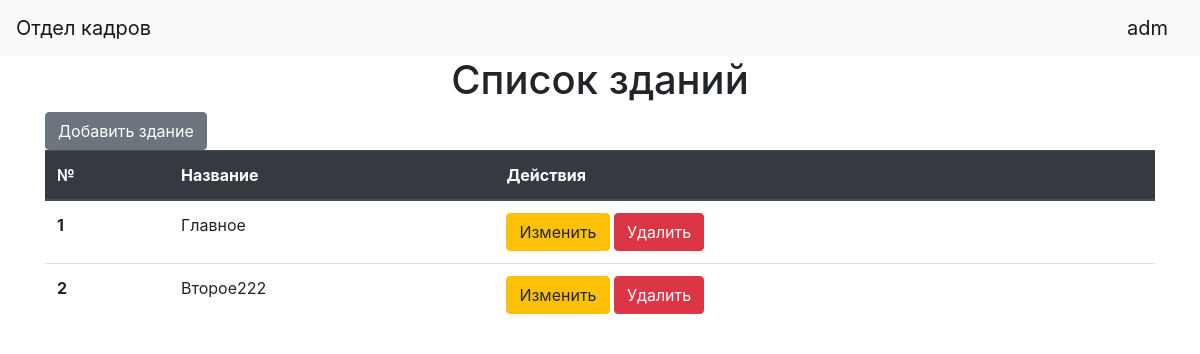
/buildings (signed in), run on the app's committed database.
### data/users.py (models this page shows, shortened)
class User(SqlAlchemyBase, UserMixin):
    __tablename__ = 'users'
    id = sqlalchemy.Column(sqlalchemy.Integer, primary_key=True, autoincrement=True)
    login = sqlalchemy.Column(sqlalchemy.String, nullable=True)
    hashed_password = sqlalchemy.Column(sqlalchemy.String, nullable=True)
    is_admin = sqlalchemy.Column(sqlalchemy.Boolean, nullable=False)

### data/buildings.py (models this page shows)
class Building(SqlAlchemyBase):
    __tablename__ = 'buildings'
    id = sqlalchemy.Column(sqlalchemy.Integer, primary_key=True, autoincrement=True)
    name = sqlalchemy.Column(sqlalchemy.String, nullable=False, unique=True)
    departments = orm.relation('Department', back_populates='building')

### main.py (the view)
    @app.route('/buildings')
    @login_required
    def buildings():
        session = db_session.create_session()
        buildings = session.query(Building).all()
        return render_template("buildings.html", title='Список зданий', buildings=buildings)

### data/db_session.py (called while the page is built)
def create_session() -> Session:
    global __factory
    return __factory()

### templates/buildings.html
{% extends "base.html" %}
{% block content %}
    <h1 align="center">{{ title }}</h1>
    <a href="building_edit" class="btn btn-secondary">Добавить здание</a>
    <table class="table">
          <thead class="thead-dark">
            <tr>
              <th scope="col">№</th>
              <th scope="col">Название</th>
              <th scope="col">Действия</th>
            </tr>
          </thead>
          <tbody>
          {% for item in buildings%}
            <tr>
              <th scope="row">{{ loop.index }}</th>
              <td>{{ item.name }}</td>
                <td>
                    <a href="/building_edit/{{ item.id }}" class="btn btn-warning">Изменить</a>
                    <a href="/building_delete/{{ item.id }}" class="btn btn-danger">Удалить</a>
                </td>
            </tr>
          {% endfor %}
          </tbody>
    </table>
{% endblock %}

### templates/base.html (shortened to what this page needs)
<!DOCTYPE html>
<html lang="en">
<head>
    <link rel="stylesheet" href="https://stackpath.bootstrapcdn.com/bootstrap/4.4.1/css/bootstrap.min.css">
</head>
  <body>
    <header>
      <nav class="navbar navbar-light bg-light">
        <a class="navbar-brand" href="/">Отдел кадров</a>
          {% if current_user.is_authenticated %}
            <a class="navbar-brand" href="/logout">{{ current_user.login }}</a>
        {% else %}
            <p>
                <a class="btn btn-primary" href="/login">Войти</a>
            </p>
        {% endif %}
      </nav>
    </header>
    <main role="main" class="container">
        {% block content %}{% endblock %}
    </main>
  </body>
</html>

### data on the page
User: login "adm"
Building: name "Главное"
Building: name "Второе222"

### other printed values
{{ title }} "Список зданий"
